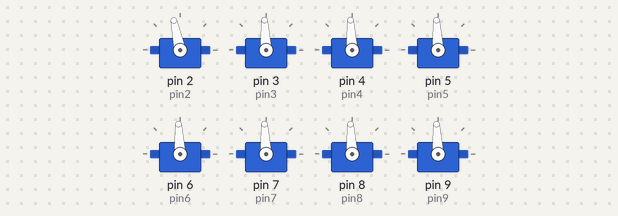
A sketch run on a simulated Arduino Mega 2560, built with avr-gcc and run on an emulated ATmega2560. On the bench: 8 × servo. What the sketch prints to the serial monitor is not drawn.

Above: at 9.1 s.
Timing chart, 0 to 40.0 s (numbered marks = the images above):
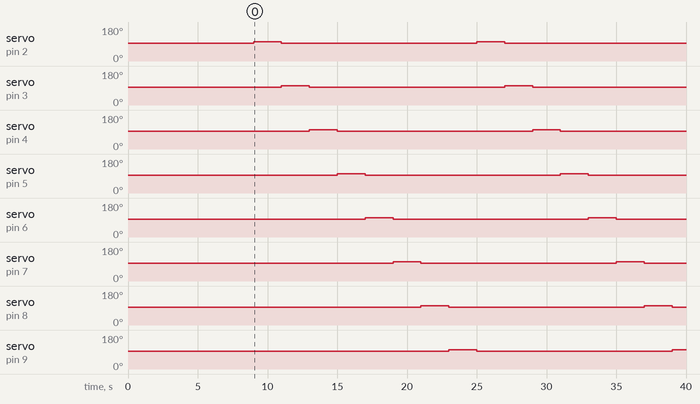

Measured:
- by itself, servo on pin 9 (pin9): 93° → 102° at 23.0 s, → 93° 2.0 s later, → 102° 14.0 s later
- by itself, servo on pin 2 (pin2), servo on pin 3 (pin3), servo on pin 4 (pin4), servo on pin 5 (pin5), servo on pin 6 (pin6), servo on pin 7 (pin7), servo on pin 8 (pin8): alternates 102° for 2.0 s and 93° for 14.0 s

The sketch:

TestThrusters.ino
```cpp
/*
    Author: Theodor Giles
    Created: 10/29/21
    Last Edited 1/30/22
    Description:
    thruster test code
*/
#include <Servo.h>
// #include <Wire.h>
// #include <JY901.h>


byte pin2 = 2; //left back
byte pin3 = 3; //left back
byte pin4 = 4; //left back
byte pin5 = 5; //left back
byte pin6 = 6; //left back
byte pin7 = 7; //left back
byte pin8 = 8; //left back
byte pin9 = 9; //left back

Servo RFthruster;
Servo RBthruster;
Servo LFthruster;
Servo LBthruster;

Servo FRthruster;
Servo FLthruster;
Servo BLthruster;
Servo BRthruster;


void setup() {
  Serial.begin(9600);
  // put your setup code here, to run once:
  // ventral
  RFthruster.attach(pin2);
  RBthruster.attach(pin3);
  LFthruster.attach(pin4);
  LBthruster.attach(pin5);

  // lateral
  FRthruster.attach(pin6);
  FLthruster.attach(pin7);
  BLthruster.attach(pin8);
  BRthruster.attach(pin9);

  RFthruster.writeMicroseconds(1500);
  RBthruster.writeMicroseconds(1500);
  LFthruster.writeMicroseconds(1500);
  LBthruster.writeMicroseconds(1500);

  FRthruster.writeMicroseconds(1500);
  FLthruster.writeMicroseconds(1500);
  BLthruster.writeMicroseconds(1500);
  BRthruster.writeMicroseconds(1500);
  delay(7000);
}

void loop() {
  // put your main code here, to run repeatedly:
  delay(2000);
  Serial.println("RF");
  BRthruster.writeMicroseconds(1500);

  RFthruster.writeMicroseconds(1600);
  delay(2000);
  Serial.println("RB");
  RFthruster.writeMicroseconds(1500);

  RBthruster.writeMicroseconds(1600);
  delay(2000);
  Serial.println("LF");
  RBthruster.writeMicroseconds(1500);

  LFthruster.writeMicroseconds(1600);
  delay(2000);
  Serial.println("LB");
  LFthruster.writeMicroseconds(1500);

  LBthruster.writeMicroseconds(1600);
  delay(2000);
  Serial.println("FR");
  LBthruster.writeMicroseconds(1500);

  FRthruster.writeMicroseconds(1600);
  delay(2000);
  Serial.println("FL");
  FRthruster.writeMicroseconds(1500);

  FLthruster.writeMicroseconds(1600);
  delay(2000);
  Serial.println("BL");
  FLthruster.writeMicroseconds(1500);

  BLthruster.writeMicroseconds(1600);
  delay(2000);
  Serial.println("BR");
  BLthruster.writeMicroseconds(1500);

  BRthruster.writeMicroseconds(1600);
}
```
